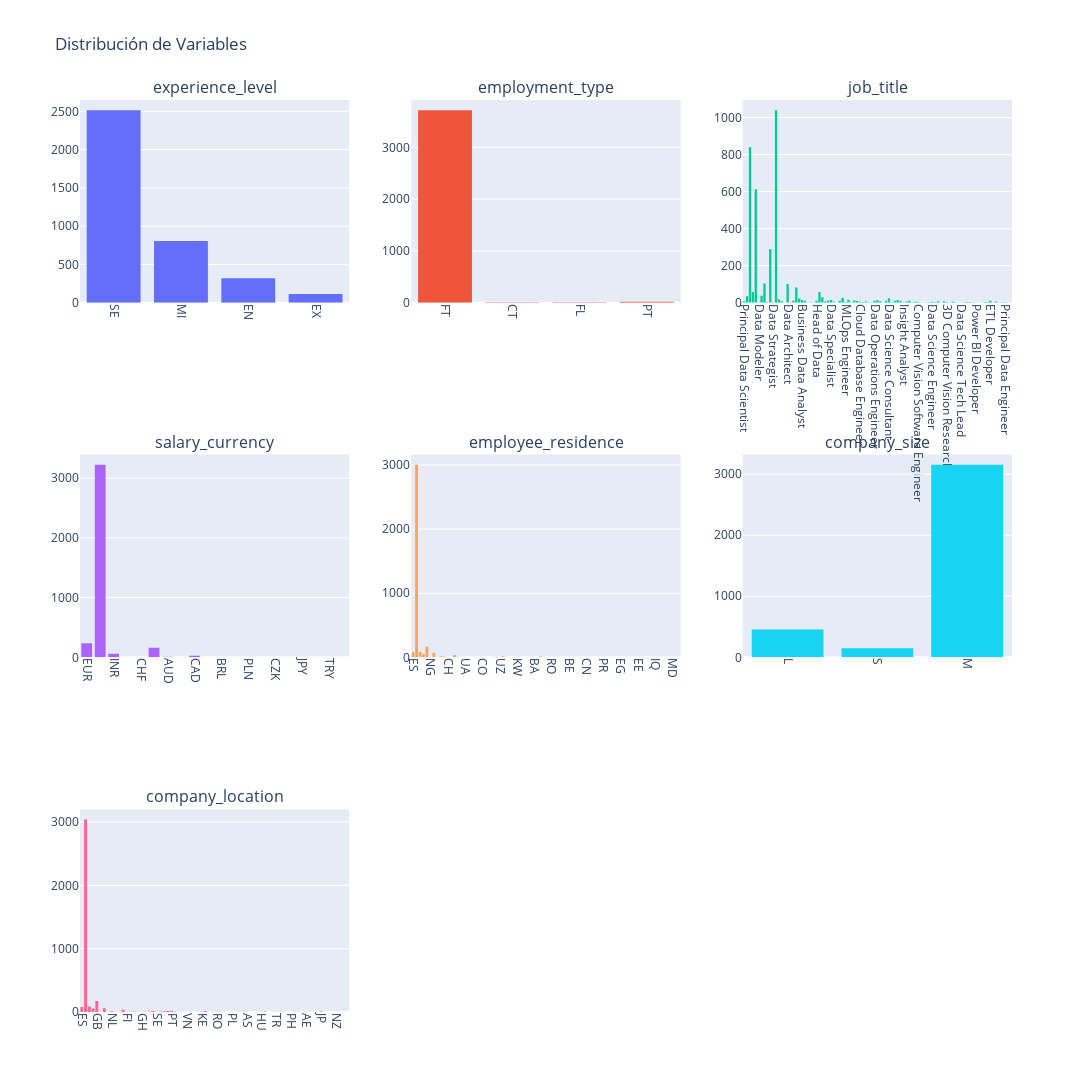

Write notebook code for a chart like this one.
### Code cell
import plotly.graph_objects as go
from plotly.subplots import make_subplots

cols = ['experience_level', 'employment_type', 'job_title', 'salary_currency', 'employee_residence', 'company_size', "company_location"]
fig = make_subplots(rows=3, cols=3, subplot_titles=cols)

for i, col in enumerate(cols):
    row = i // 3 + 1
    col = i % 3 + 1
    fig.add_trace(go.Histogram(x=df[cols[i]], nbinsx=20, name=f'Distribución de {cols[i]}'), row=row, col=col)

fig.update_yaxes(showticklabels=False, row=3, col=3)

fig.update_layout(height=400, width=700, title_text="Distribución de Variables", showlegend=False)
fig.update_xaxes(tickangle=90)
fig.show()

### Figure 1 — Plotly figure (JSON) as saved in the notebook; plotly's stock layout.template omitted (floating-point values rounded to 4 significant figures; data arrays with more than 128 entries replaced by an {"elided": "..."} marker saying what was removed)
{"data": [{"name": "Distribución de experience_level", "nbinsx": 20, "type": "histogram", "x": {"elided": "3755 str values"}, "xaxis": "x", "yaxis": "y"}, {"name": "Distribución de employment_type", "nbinsx": 20, "type": "histogram", "x": {"elided": "3755 str values"}, "xaxis": "x2", "yaxis": "y2"}, {"name": "Distribución de job_title", "nbinsx": 20, "type": "histogram", "x": {"elided": "3755 str values"}, "xaxis": "x3", "yaxis": "y3"}, {"name": "Distribución de salary_currency", "nbinsx": 20, "type": "histogram", "x": {"elided": "3755 str values"}, "xaxis": "x4", "yaxis": "y4"}, {"name": "Distribución de employee_residence", "nbinsx": 20, "type": "histogram", "x": {"elided": "3755 str values"}, "xaxis": "x5", "yaxis": "y5"}, {"name": "Distribución de company_size", "nbinsx": 20, "type": "histogram", "x": {"elided": "3755 str values"}, "xaxis": "x6", "yaxis": "y6"}, {"name": "Distribución de company_location", "nbinsx": 20, "type": "histogram", "x": {"elided": "3755 str values"}, "xaxis": "x7", "yaxis": "y7"}], "layout": {"annotations": [{"font": {"size": 16}, "showarrow": false, "text": "experience_level", "x": 0.1444, "xanchor": "center", "xref": "paper", "y": 1, "yanchor": "bottom", "yref": "paper"}, {"font": {"size": 16}, "showarrow": false, "text": "employment_type", "x": 0.5, "xanchor": "center", "xref": "paper", "y": 1, "yanchor": "bottom", "yref": "paper"}, {"font": {"size": 16}, "showarrow": false, "text": "job_title", "x": 0.8556, "xanchor": "center", "xref": "paper", "y": 1, "yanchor": "bottom", "yref": "paper"}, {"font": {"size": 16}, "showarrow": false, "text": "salary_currency", "x": 0.1444, "xanchor": "center", "xref": "paper", "y": 0.6111, "yanchor": "bottom", "yref": "paper"}, {"font": {"size": 16}, "showarrow": false, "text": "employee_residence", "x": 0.5, "xanchor": "center", "xref": "paper", "y": 0.6111, "yanchor": "bottom", "yref": "paper"}, {"font": {"size": 16}, "showarrow": false, "text": "company_size", "x": 0.8556, "xanchor": "center", "xref": "paper", "y": 0.6111, "yanchor": "bottom", "yref": "paper"}, {"font": {"size": 16}, "showarrow": false, "text": "company_location", "x": 0.1444, "xanchor": "center", "xref": "paper", "y": 0.2222, "yanchor": "bottom", "yref": "paper"}], "height": 1200, "showlegend": false, "title": {"text": "Distribución de Variables"}, "width": 1500, "xaxis": {"anchor": "y", "domain": [0, 0.2889], "tickangle": 90}, "xaxis2": {"anchor": "y2", "domain": [0.3556, 0.6444], "tickangle": 90}, "xaxis3": {"anchor": "y3", "domain": [0.7111, 1], "tickangle": 90}, "xaxis4": {"anchor": "y4", "domain": [0, 0.2889], "tickangle": 90}, "xaxis5": {"anchor": "y5", "domain": [0.3556, 0.6444], "tickangle": 90}, "xaxis6": {"anchor": "y6", "domain": [0.7111, 1], "tickangle": 90}, "xaxis7": {"anchor": "y7", "domain": [0, 0.2889], "tickangle": 90}, "xaxis8": {"anchor": "y8", "domain": [0.3556, 0.6444], "tickangle": 90}, "xaxis9": {"anchor": "y9", "domain": [0.7111, 1], "tickangle": 90}, "yaxis": {"anchor": "x", "domain": [0.7778, 1]}, "yaxis2": {"anchor": "x2", "domain": [0.7778, 1]}, "yaxis3": {"anchor": "x3", "domain": [0.7778, 1]}, "yaxis4": {"anchor": "x4", "domain": [0.3889, 0.6111]}, "yaxis5": {"anchor": "x5", "domain": [0.3889, 0.6111]}, "yaxis6": {"anchor": "x6", "domain": [0.3889, 0.6111]}, "yaxis7": {"anchor": "x7", "domain": [0, 0.2222]}, "yaxis8": {"anchor": "x8", "domain": [0, 0.2222]}, "yaxis9": {"anchor": "x9", "domain": [0, 0.2222], "showticklabels": false}}}
